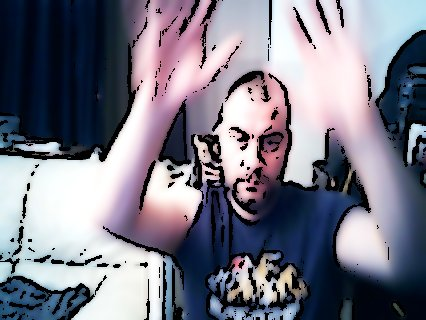
#> input picture image.jpg, 426 x 320 px, found by its file name
$ python convert2.py
#> lines starting #> are read from the running program, lines starting #| are printed output that depends on the picture
import PIL.Image

def main():
    # Ouvrir l'image
    image = PIL.Image.open("image.jpg")
#> image is the input picture: PIL image 426x320 RGB; mean R, G, B 121.9, 121.2, 134.9

    # Convertir l'image en nuances de gris
    image = image.convert("L")
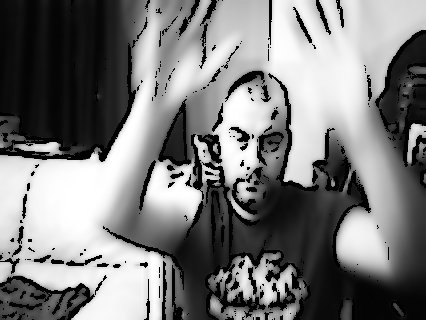
#> image: PIL image 426x320 L; min 0, max 255, mean 123

    # Réduire la résolution de l'image
    image = image.resize((100, 100))
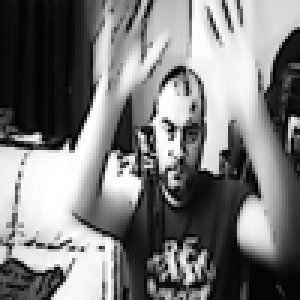
#> image: PIL image 100x100 L (shown 3 times larger); min 0, max 255, mean 123

    # Enregistrer l'image
    image.save("image_dessinee.jpg")


if __name__ == "__main__":
    main()
